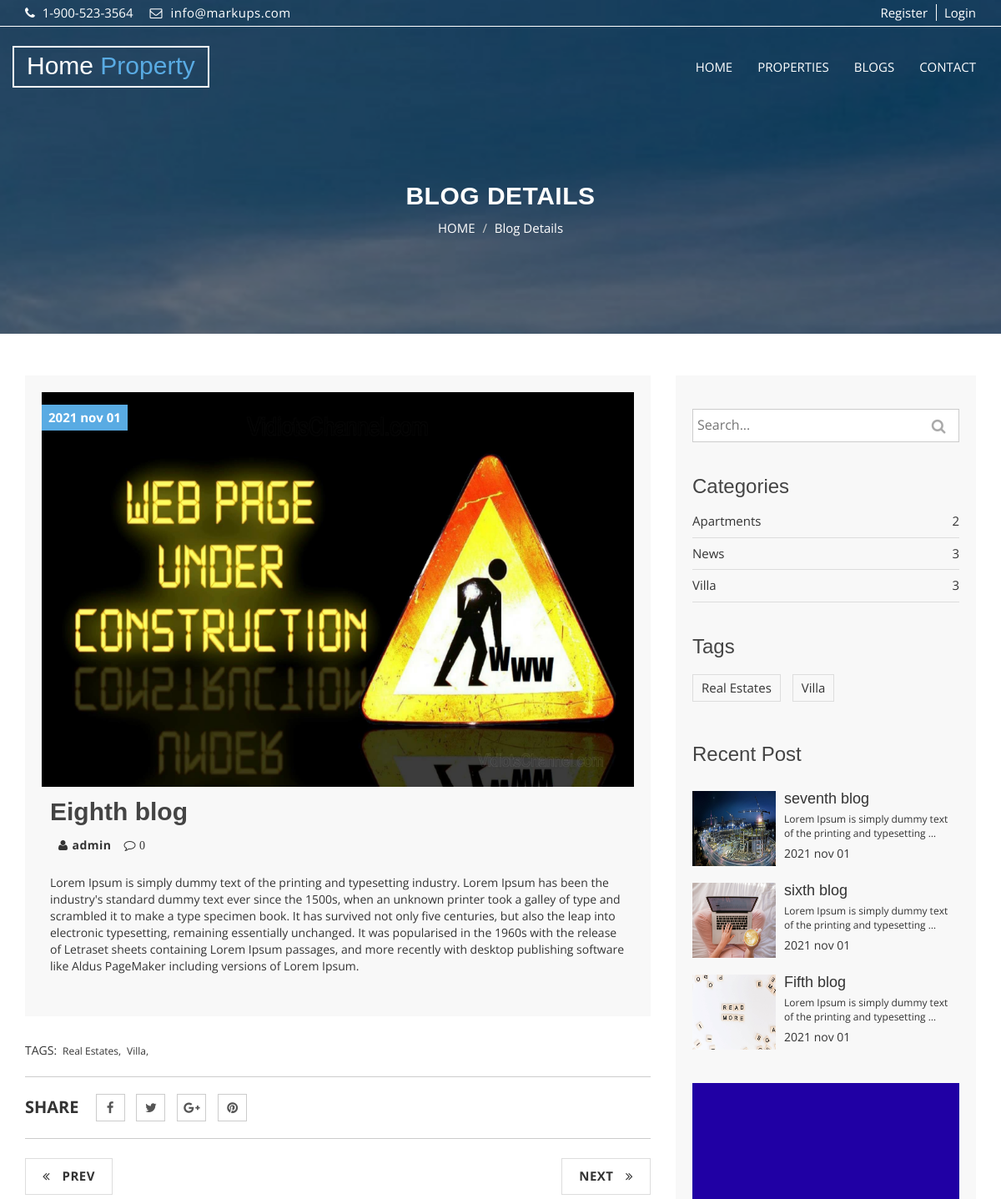
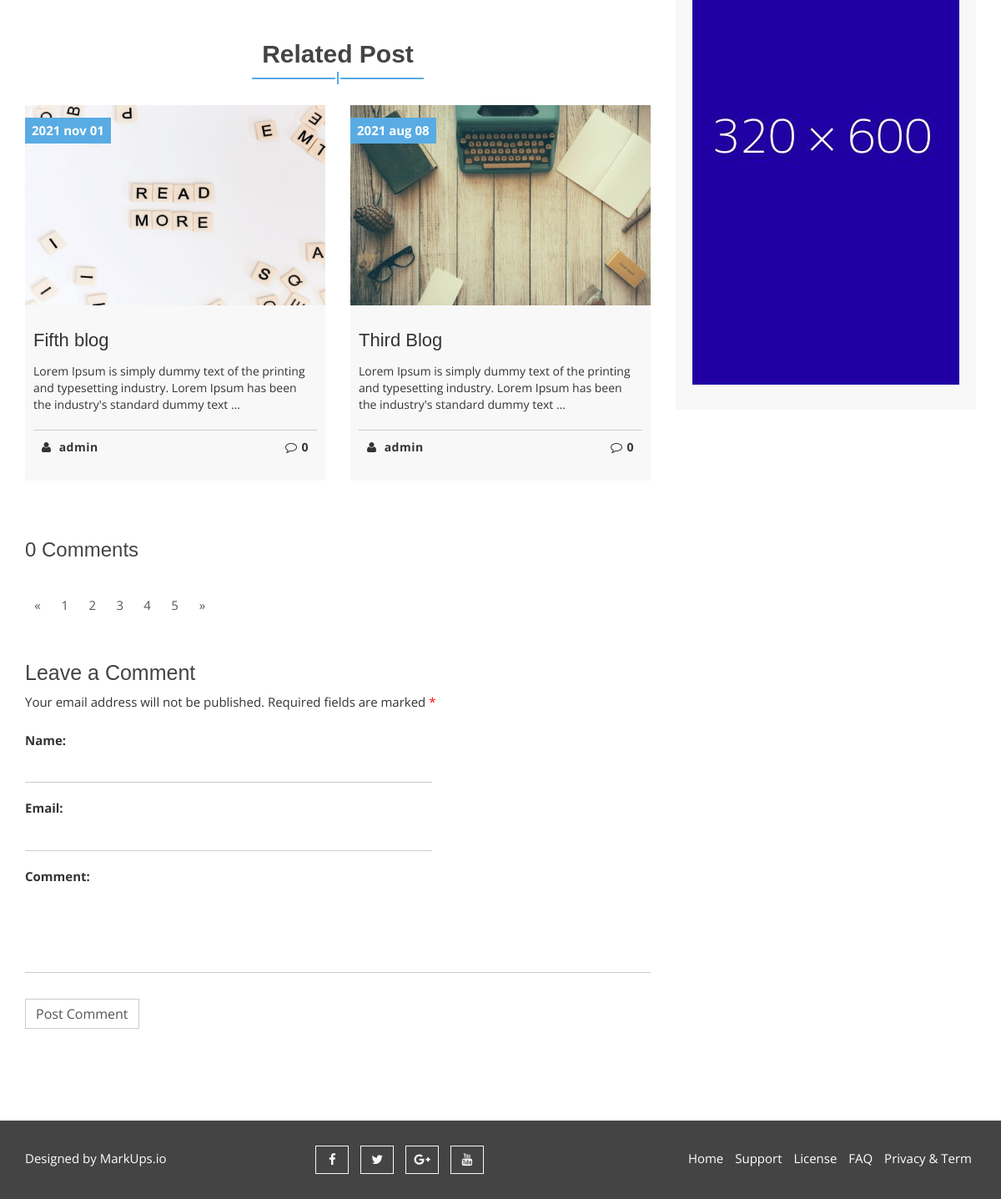
The app's page /blogs/8 with its own data (2 pictures, top to bottom).
### blog/models.py (models this page shows, shortened)
class Blog(models.Model):
    title = models.CharField(max_length=55, verbose_name='Title')
    author = models.ForeignKey(User, verbose_name='Author', on_delete = models.CASCADE, blank=False, null=False)
    category = models.ForeignKey("Category", related_name="blog", verbose_name='Category', on_delete=models.CASCADE, blank=True, null=True)
    tag = models.ManyToManyField("Tag", related_name="blogs", verbose_name='Tags', blank=True)
    image = models.ImageField(upload_to='blogs/', verbose_name='Image')
    content = RichTextField()
    slug = AutoSlugField(populate_from='title')
    pub_date = models.DateTimeField(auto_now_add=True)
    update_date = models.DateTimeField(auto_now=True)
    def get_absolute_url(self):
        return reverse('Blog-Detail', kwargs={"pk": self.pk})
    class Meta:
        ordering = ('-pub_date',)

class Tag(models.Model):
    title = models.CharField(max_length=55, verbose_name='Title')
    slug = AutoSlugField(populate_from='title')
    pub_date = models.DateTimeField(auto_now_add=True)
    def __str__(self):
        return self.title

class Category(models.Model):
    title = models.CharField(max_length=55, verbose_name='Title')
    slug = AutoSlugField(populate_from='title')
    pub_date = models.DateTimeField(auto_now_add=True)
    class Meta:
        verbose_name_plural = "Catrgories"

### blog/views.py (the view, shortened to what this page needs)
# urls.py: path("blogs/<int:pk>", views.BlogDetail.as_view(), name="Blog-Detail"),
class BlogDetail(FormMixin,DetailView):
    model = Blog
    template_name = 'blog/blog_detail.html'
    context_object_name = 'blog'
    form_class = CommentForm
    def get_context_data(self, *args, **kwargs):
        context = super(BlogDetail, self).get_context_data(*args, **kwargs)
        context['categories'] = Category.objects.all().annotate(num_blogs=Count('blog'))
        context['tags'] = Tag.objects.all()
        context['recent_posts'] = Blog.objects.order_by('-pub_date').exclude(id=self.object.pk)[:3]
        context['related_posts'] = Blog.objects.all().filter(category = self.object.category).exclude(id=self.object.pk)[:2]
        context['comments'] = Comments.objects.all().filter(blog = self.object)
        context['form'] = CommentForm()
        return context

### blog/forms.py
class CommentForm(forms.ModelForm):
    comment = forms.CharField(widget=forms.Textarea(attrs={'style':'resize:none;'}))
    class Meta:
        model = Comments
        fields = ('name', 'email', 'comment')

### blog/templates/blog/blog_detail.html (shortened to what this page needs)
{% extends 'base.html' %}
{% load static %}
{% block content %}
  <section id="aa-property-header">
    <div class="container">
      <div class="row">
        <div class="col-md-12">
          <div class="aa-property-header-inner">
            <h2>Blog Details</h2>
            <ol class="breadcrumb">
            <li><a href="#">HOME</a></li>
            <li class="active">Blog Details</li>
          </ol>
          </div>
        </div>
      </div>
    </div>
  </section>
  <section id="aa-blog">
    <div class="container">
      <div class="row">
        <div class="col-md-12">
          <div class="aa-blog-area">
            <div class="row">
              <div class="col-md-8">
                <div class="aa-blog-content">
                  <div class="row">
                    <div class="col-md-12">
                      <article class="aa-blog-single aa-blog-details">
                        <figure class="aa-blog-img">
                          <a href="#"><img alt="img" src="{{blog.image.url}}"></a>
                          <span class="aa-date-tag">{{blog.pub_date|date:"Y b d"}}</span>
                        </figure>
                        <div class="aa-blog-single-content">
                          <h2>{{blog.title}}</h2>
                          <div class="aa-blog-single-bottom">
                            <a class="aa-blog-author" href="#"><i class="fa fa-user"></i>{{blog.author}}</a>
                            <a class="aa-blog-comments" href="#"><i class="fa fa-comment-o"> {{blog.comments.count}}</i></a>
                          </div>
                          <p>{{blog.content|safe}}</p>
                        </div>
                      </article>
                    </div>
                    <div class="col-md-12">
                      <div class="aa-blog-post-tag">
                        <ul>
                          <li>TAGS:</li>
                          {% for tag in tags %}
                          <li><a href="{% url 'Blog-Tag' tag.slug %}">{{tag}},</a></li>
                          {% endfor %}
                        </ul>
                      </div>
                    </div>
                    <div class="col-md-12">
                      <div class="aa-properties-social">
                       <ul>
                         <li>Share</li>
                         <li><a href="#"><i class="fa fa-facebook"></i></a></li>
                         <li><a href="#"><i class="fa fa-twitter"></i></a></li>
                         <li><a href="#"><i class="fa fa-google-plus"></i></a></li>
                         <li><a href="#"><i class="fa fa-pinterest"></i></a></li>
                       </ul>
                     </div>
                    </div>
                    <div class="col-md-12">
                      <div class="aa-blog-navigation">
                        <div class="aa-blog-pagination-left">
                          <a href="{{blog.get_previous_by_pub_date.get_absolute_url}}" class="aa-prev">
                            <span class="fa fa-angle-double-left">
                            </span>
                            PREV
                          </a>
                        </div>
                        <div class="aa-blog-pagination-right">
                          <a href="{{blog.get_next_by_pub_date.get_absolute_url}}" class="aa-next">
                            NEXT
                            <span class="fa fa-angle-double-right">
                            </span>
                          </a>
                        </div>
                      </div>
                    </div>
                    <div class="col-md-12">
                      <div class="aa-blog-related-post">
                        <div class="aa-title">
                          <h2>Related Post</h2>
                          <span></span>
                        </div>
                        <div class="aa-blog-related-post-area">
                          <div class="row">
                          {% for post in related_posts %}
                            <div class="col-md-6 col-sm-6">
                              <article class="aa-blog-single">
                                <figure class="aa-blog-img">
                                  <a href="#"><img src="{{post.image.url}}" alt="img"></a>
                                  <span class="aa-date-tag">{{post.pub_date|date:"Y b d"}}</span>
                                </figure>
                                <div class="aa-blog-single-content">
                                  <h3><a href="{{post.get_absolute_url}}">{{post.title}}</a></h3>
                                  <p>{{post.content|safe|truncatewords:20}}</p>
                                  <div class="aa-blog-single-bottom">
                                    <a href="#" class="aa-blog-author"><i class="fa fa-user"></i> {{post.author}}</a>
                                    <a href="#" class="aa-blog-comments"><i class="fa fa-comment-o"></i>{{post.comments.count}}</a>
                                  </div>
                                </div>
                              </article>
                            </div>
                          {% endfor %}
                          </div>
                        </div>
                      </div>
                    </div>
                    <div class="col-md-12">
                      <div class="aa-comments-area">
                        <h3>{{comments.count}} Comments</h3>
                        <div class="comments">
                          <nav>
                            <ul class="pagination comments-pagination">
                              <li>
                                <a aria-label="Previous" href="#">
                                  <span aria-hidden="true">«</span>
                                </a>
                              </li>
                              <li><a href="#">1</a></li>
                              <li><a href="#">2</a></li>
                              <li><a href="#">3</a></li>
                              <li><a href="#">4</a></li>
                              <li><a href="#">5</a></li>
                              <li>
                                <a aria-label="Next" href="#">
                                  <span aria-hidden="true">»</span>
                                </a>
                              </li>
                            </ul>
                          </nav>
                        </div>
                      </div>
                    </div>
                    <div class="col-md-12">
                      <div id="respond">
                        <h3 class="reply-title">Leave a Comment</h3>
                        <form id="commentform" method="POST">
                          <p class="comment-notes">
                            Your email address will not be published. Required fields are marked <span class="required">*</span>
                          </p>
                          {{form.as_p}}
                          <p class="form-submit">
                            <input type="submit" value="Post Comment" class="aa-browse-btn" name="submit">
                          </p>
                        </form>
                      </div>
                    </div>
                  </div>
                </div>
              </div>
              {% include 'blog/sidebar.html' %}
            </div>
          </div>
        </div>
      </div>
    </div>
  </section>
{% endblock content %}

### blog/templates/blog/sidebar.html
{%load static%}
<div class="col-md-4">
    <aside class="aa-blog-sidebar">
        <div class="aa-blog-sidebar-single">
            <form action="{% url 'Blog-Search' %}" method="GET">
                <div class="aa-blog-search">
                <input class="aa-search-text" type="text" name="q" placeholder="Search...">
                <button class="aa-search-submit" type="submit">
                    <i class="fa fa-search"></i>
                </button>
                </div>
            </form>
        </div>
        <div class="aa-blog-sidebar-single">
            <h3>Categories</h3>
            <ul class="aa-blog-catg">
            {% for category in categories %}
                <li><a href="{% url 'Blog-Category' category.slug %}">{{category.title}}</a><span>{{category.num_blogs}}</span></li>
            {% endfor %}
            </ul>
        </div>
        <div class="aa-blog-sidebar-single">
            <h3>Tags</h3>
            <div class="tag-cloud">
            {% for tag in tags %}
                <a href="{% url 'Blog-Tag' tag.slug %}">{{tag.title}}</a>
            {% endfor %}
            </div>
        </div>
        <div class="aa-blog-sidebar-single">
            <h3>Recent Post</h3>
            <div class="aa-blog-recent-post">
            {% for post in recent_posts %}
                <div class="media">
                    <div class="media-left">
                        <a href="{{post.get_absolute_url}}">
                            <img alt="img" src="{{post.image.url}}" class="media-object">
                        </a>
                    </div>
                    <div class="media-body">
                        <h4 class="media-heading"><a href="{{post.get_absolute_url}}">{{post.title}}</a></h4>
                        <p>{{post.content|truncatewords:10|safe}}</p>
                        <span>{{post.pub_date|date:"Y b d"}}</span>
                    </div>
                </div>
            {%endfor%}
            </div>
        </div>
        <div class="aa-blog-sidebar-single">
            <div class="aa-banner-ads">
                <a href="#">
                <img src="{%static 'img/banner-ads.jpg'%}" alt="banner img">
                </a>
            </div>
        </div>
    </aside>
</div>

### static/css/theme-color/default-theme.css (style rules this page uses)
h2 { color: #59abe3; }
.aa-title span { background-color: #59abe3; }
.aa-title span:before { background-color: #59abe3; }
.aa-title span:after { background-color: #59abe3; }
.aa-blog-single .aa-date-tag { background-color: #59abe3; }
#aa-property-header .aa-property-header-inner .breadcrumb li.active { color: #59abe3; }

### records on screen
Blog: image (picture), pub_date "2021 nov 01", title "Eighth blog", author "admin", comments.count "0", content "Lorem Ipsum is simply dummy text of the printing and typesetting industry. Lorem Ipsum has been the industry's standard dummy text ever since the 1500s, when an unknown printer took a galley of type and scrambled it to make a type specimen book. It has survived not only five centuries, but also the leap into electronic typesetting, remaining essentially unchanged. It was popularised in the 1960s with the release of Letraset sheets containing Lorem Ipsum passages, and more recently with desktop publishing software like Aldus PageMaker including versions of Lorem Ipsum."
Tag: title "Real Estates"
Tag: title "Villa"
Blog: image (picture), pub_date "2021 nov 01", title "Fifth blog", content "Lorem Ipsum is simply dummy text of the printing and typesetting industry. Lorem Ipsum has been the industry's standard dummy text …", author "admin", comments.count "0", content "Lorem Ipsum is simply dummy text of the printing and typesetting …"
Blog: image (picture), pub_date "2021 aug 08", title "Third Blog", content "Lorem Ipsum is simply dummy text of the printing and typesetting industry. Lorem Ipsum has been the industry's standard dummy text …", author "admin", comments.count "0"
Category: title "Apartments", num_blogs "2"
Category: title "News", num_blogs "3"
Category: title "Villa", num_blogs "3"
Blog: image (picture), title "seventh blog", content "Lorem Ipsum is simply dummy text of the printing and typesetting …", pub_date "2021 nov 01"
Blog: image (picture), title "sixth blog", content "Lorem Ipsum is simply dummy text of the printing and typesetting …", pub_date "2021 nov 01"

### other values on screen
{{ comments.count }} "0"
